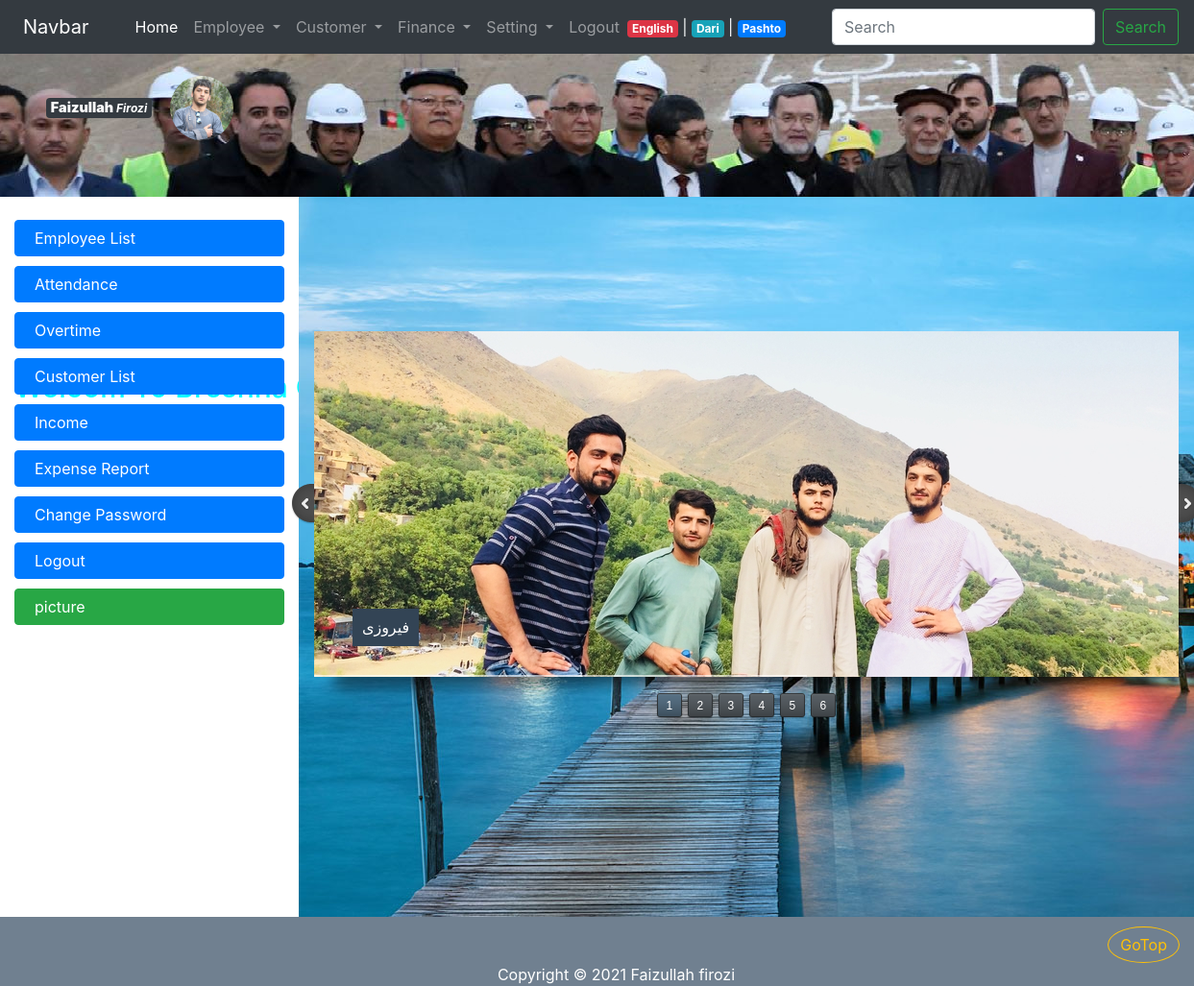
Screenshot of /home.php (signed in) with the database file from the repository.
### tables this page shows
CREATE TABLE IF NOT EXISTS `employee` (
  `employee_id` int(11) NOT NULL AUTO_INCREMENT,
  `firstname` varchar(32) NOT NULL,
  `lastname` varchar(32) NOT NULL,
  `fathername` varchar(32) NOT NULL,
  `gender` tinyint(1) NOT NULL,
  `birth_year` int(11) NOT NULL,
  `nic` varchar(64) NOT NULL,
  `marital_status` tinyint(1) NOT NULL,
  `province_id` int(11) DEFAULT NULL,
  `district` varchar(64) NOT NULL,
  `address` varchar(255) DEFAULT NULL,
  `email` varchar(255) DEFAULT NULL,
  `degree_id` int(11) NOT NULL,
  `photo` varchar(128) DEFAULT NULL,
  `hire_date` date NOT NULL,
  `resign_date` date DEFAULT NULL,
  PRIMARY KEY (`employee_id`),
  UNIQUE KEY `nic` (`nic`),
  UNIQUE KEY `email` (`email`),
  KEY `employee_province_fk` (`province_id`),
  KEY `employee_degree_fk` (`degree_id`)
);

### local/en.php (called while the page is built, shortened)
<?php
$menu_home = "Home";
$menu_employee = "Employee";
$menu_employee_list = "Employee List";
$menu_attendance = "Attendance";
$menu_overtime = "Overtime";
$menu_customer = "Customer";
$menu_finance = "Finance";
$menu_setting = "Setting";
$menu_change_password = "Change Password";
$menu_expense_report = "Expense Report";
$menu_customer_list = "Customer List";
$menu_income = "Income";
$menu_logout = "Logout";
$menu_lang_pashto = "Pashto";
$menu_lang_english = "English";
$menu_lang_dari = "Dari";
?>

### top.php (the view, shortened to what this page needs)
<?php
        if(isset($_SESSION["lang"])){
                 require_once($_SESSION["lang"]);
              }
              else {
                  require_once("local/en.php");
              }
?>
<!DOCTYPE html>
<html>
<head>
    <link rel="stylesheet" type="text/css" href="css/bootstrap.min.css">
    <link rel="stylesheet" type="text/css" href="css/bootstrap-grid.min.css">
    <link rel="stylesheet" type="text/css" href="css/bootstrap-reboot.min.css">
    <link  rel="stylesheet" type="text/css" href="cal/calendar-blue2.css"/>
    <link rel="stylesheet" type="text/css" href="css/style.css">
    <link rel="stylesheet" type="text/css" href="sliderengine/amazingslider-1.css">
</head>
<body>
    <div class="container col-lg-12 col-md-12 col-sm-12 col-xs-12">
        <div id="banner" class="row">
            <?php if(isset($_SESSION["login"])) { ?>
                <?php
                $server = "localhost";
                $username = "root";
                $password = "";
                $database = "breshna";
                $con = mysqli_connect($server, $username, $password);
                mysqli_select_db($con,$database);
                $photo = mysqli_query($con, "SELECT photo, firstname, lastname FROM employee WHERE employee_id=". $_SESSION["login"]);
                $row_photo = mysqli_fetch_assoc($photo);
                ?>
                <div class="mx-5 m-4"  >
    <span class="badge badge-dark" >
    <big ><b ><?php echo $row_photo["firstname"]; ?></b></big>
    <i ><?php echo $row_photo["lastname"]; ?></i>
</span>
                    <img class="rounded-circle col-lg-1 co-md-3 col-sm-2 col-xs-3 " src="<?php echo $row_photo["photo"]; ?>"  alt="د برښنا شرکت ویب سایټ ته ښه راغلاست">
                </div>
            <?php } ?>
            <h3 id="bannerh1" class="col-lg-8  col-md-7 col-sm-7 col-xs-12" ><marquee <?php if (isset($_SESSION["lang"]) && $_SESSION["lang"] != "local/en.php"){ echo 'direction="right"';  }; ?> > <?php echo $banner_title; ?> </marquee></h3>
    </div>
       <div id="menu" class="row fixed-top">
       <?php  if(isset($_SESSION["login"])) {  ?>
           <nav class="navbar navbar-expand-lg navbar-dark fixed-top bg-dark col-lg-12 ">
               <a  class="navbar-brand mx-4" href="#">Navbar</a>
               <div class="collapse navbar-collapse mx-3" id="navbarSupportedContent">
                   <ul class="navbar-nav mr-auto">
                       <li class="nav-item active">
                           <a class="nav-link" href="home.php"><?php echo $menu_home; ?><span class="sr-only">(current)</span></a>
                       </li>
                       <li class="nav-item dropdown">
                           <a class="nav-link dropdown-toggle" href="#" id="navbarDropdown" role="button" data-toggle="dropdown" aria-haspopup="true" aria-expanded="false">
                               <?php echo $menu_employee; ?>
                           </a>
                       </li>
                       <li class="nav-item dropdown">
                           <a class="nav-link dropdown-toggle" href="#" id="navbarDropdown" role="button" data-toggle="dropdown" aria-haspopup="true" aria-expanded="false">
                               <?php echo $menu_customer; ?>
                           </a>
                       </li>
                       <li class="nav-item dropdown">
                           <a class="nav-link dropdown-toggle" href="#" id="navbarDropdown" role="button" data-toggle="dropdown" aria-haspopup="true" aria-expanded="false">
                               <?php echo $menu_finance; ?>
                           </a>
                       </li>
                       <li class="nav-item dropdown">
                           <a class="nav-link dropdown-toggle" href="#" id="navbarDropdown" role="button" data-toggle="dropdown" aria-haspopup="true" aria-expanded="false">
                               <?php echo $menu_setting; ?>
                           </a>
                       </li>
                       <li class="nav-item">
                           <a class="nav-link" href="logout.php" ><?php echo $menu_logout; ?></a>
                       </li>
                   </ul>
                       <span class="nav-item text-light mr-5">
                           <a href="switch.php?lang=en" class="badge badge-danger"> <?php echo $menu_lang_english; ?> </a> |
                           <a href="switch.php?lang=dr" class="badge badge-info"> <?php echo $menu_lang_dari; ?> </a> |
                           <a href="switch.php?lang=ps" class="badge badge-primary"> <?php echo $menu_lang_pashto; ?> </a>
                       </span>
                   <form class="form-inline my-2 my-lg-0">
                       <input class="form-control mr-sm-2" type="search" placeholder="Search" aria-label="Search">
                       <button class="btn btn-outline-success my-1 my-sm-0" type="submit">Search</button>
                   </form>
               </div>
           </nav>
        <?php  } ?>
    </div>
    <div id="body" class="row">
        <?php if (isset($_SESSION["login"])) { ?>
        <div id="nav-bar" class="col-lg-3 col-md-3 col-sm-4 col-xs-12">
            <br>
            <a class="btn btn-primary" href="employee_list.php"><span class="glyphicon glyphicon-th-list"></span> <?php echo $menu_employee_list; ?></a>
            <a class="btn btn-primary" href="employee_attendance.php"><span class="glyphicon glyphicon-calendar"></span> <?php echo $menu_attendance; ?></a>
            <a class="btn btn-primary" href="employee_overtime.php"><span class="glyphicon glyphicon-time"></span><?php echo $menu_overtime; ?> </a>
            <a class="btn btn-primary" href="customer_list.php"><span class="glyphicon glyphicon-user"></span><?php echo $menu_customer_list; ?></a>
            <a class="btn btn-primary" href="#"><span class="glyphicon glyphicon-usd"></span><span class="glyphicon glyphicon-chevron-right"></span> <?php echo $menu_income; ?></a>
            <a class="btn btn-primary" href="#"><span class="glyphicon glyphicon-usd"></span><span class="glyphicon glyphicon-chevron-left"></span> <?php echo $menu_expense_report; ?></a>
            <a id="btn" class="btn btn-primary" href="change_password.php"><span class="glyphicon glyphicon-lock"></span> <?php echo $menu_change_password; ?> </a>
            <a id="btn" class="btn btn-primary" href="logout.php"><span class="glyphicon glyphicon-log-out"></span> <?php echo $menu_logout; ?> </a>
            <a class="btn btn-success" href="pic.php"><span class="glyphicon glyphicon-picture"></span> picture </a>
        </div>
        <?php }  ?>
        <?php if (isset($_SESSION["login"])) { ?>
        <div id="content" class="col-lg-9 col-md-9 col-sm-8 col-xs-12">
<?php } else { ?>
            <div id="content" class="col-lg-12 col-md-12 col-sm-12 col-xs-12">
                <?php  } ?>

### css/style.css (style rules this page uses)
* { margin: 0; padding: 0; }
.container { width: 100%; }
#banner { margin-top: 55px; height: 150px; background-image: url(../images/thems/Untitled.png); }
#bannerh1 { font-size: 30px; margin-top: -60px; color: aqua; }
#nav-bar { min-height: 500px; }
#nav-bar a { display: block; margin-bottom: 10px; text-align: left; padding-left: 20px; }
#content { min-height: 750px; background-image: url(../images/thems/img10.jpg); }

### rows the page displays
employee: firstname "Faizullah", lastname "Firozi", photo (picture)

### other values shown
$menu_home "Home"
$menu_employee "Employee"
$menu_customer "Customer"
$menu_finance "Finance"
$menu_setting "Setting"
$menu_logout "Logout"
$menu_lang_english "English"
$menu_lang_dari "Dari"
$menu_lang_pashto "Pashto"
$menu_employee_list "Employee List"
$menu_attendance "Attendance"
$menu_overtime "Overtime"
$menu_customer_list "Customer List"
$menu_income "Income"
$menu_expense_report "Expense Report"
